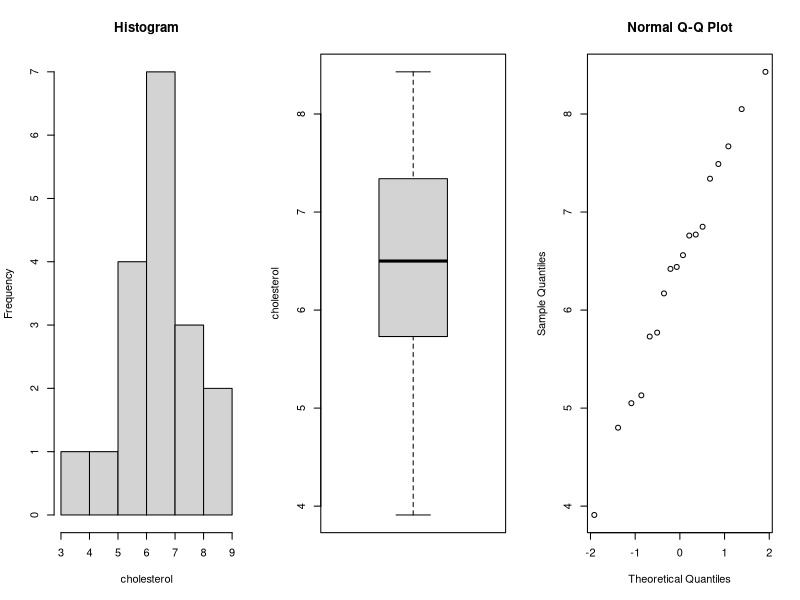
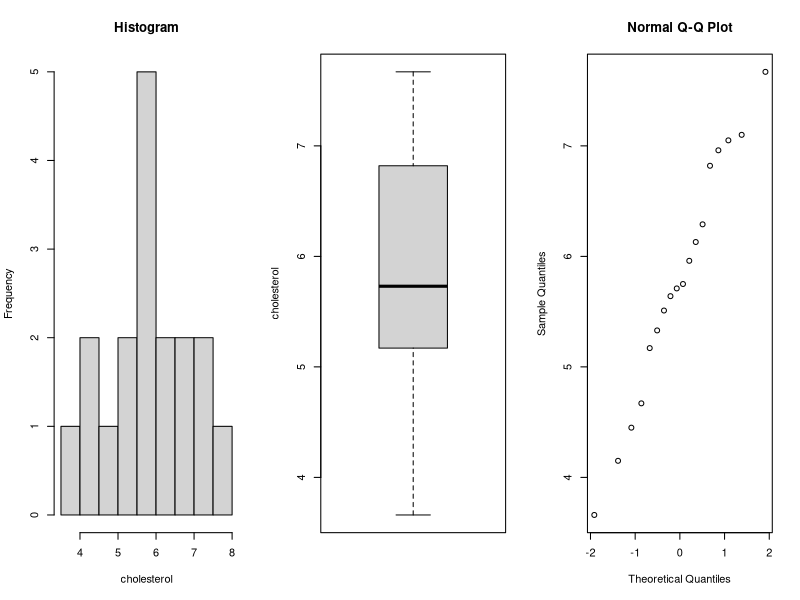
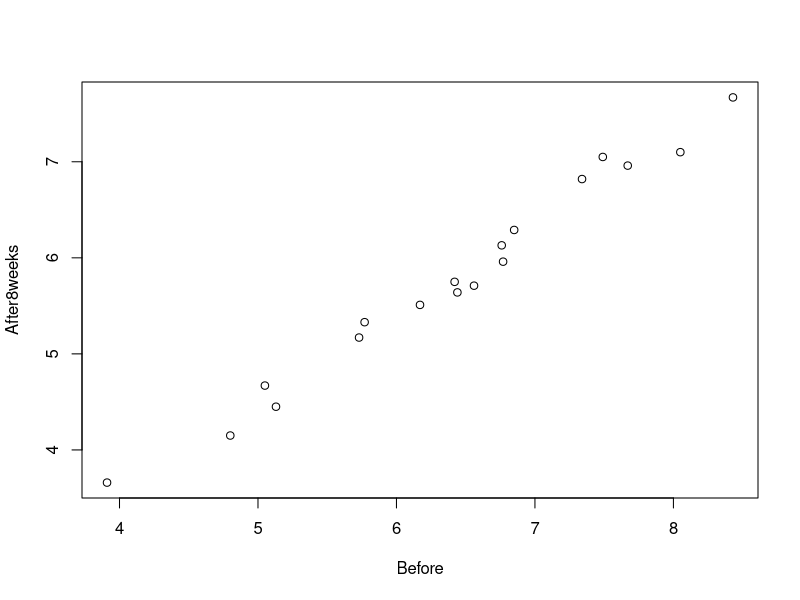
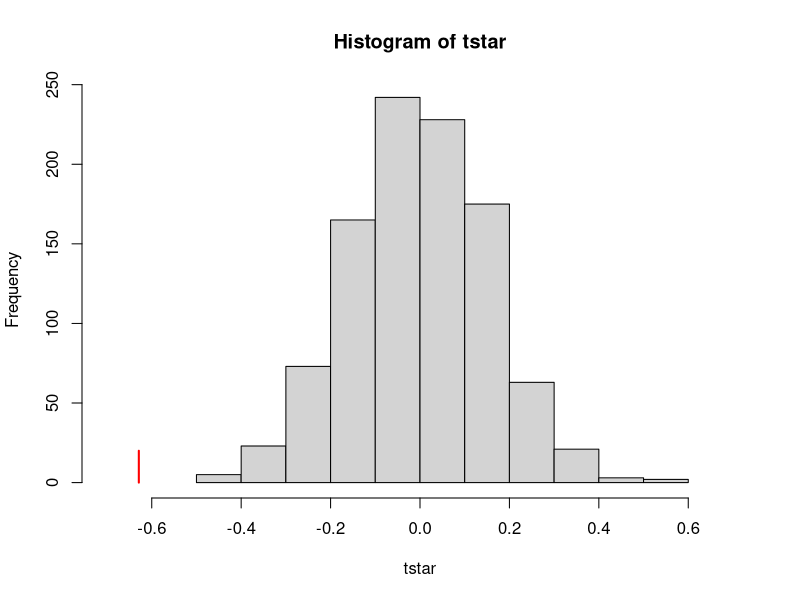
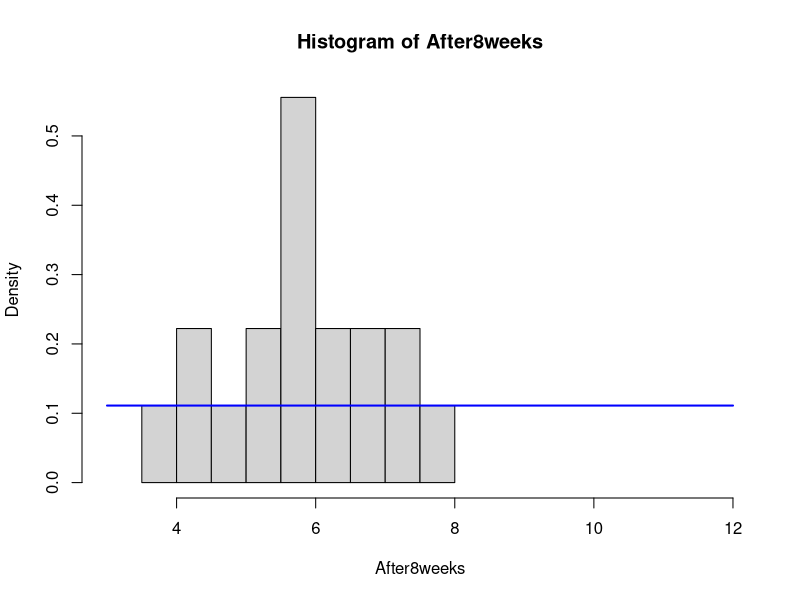
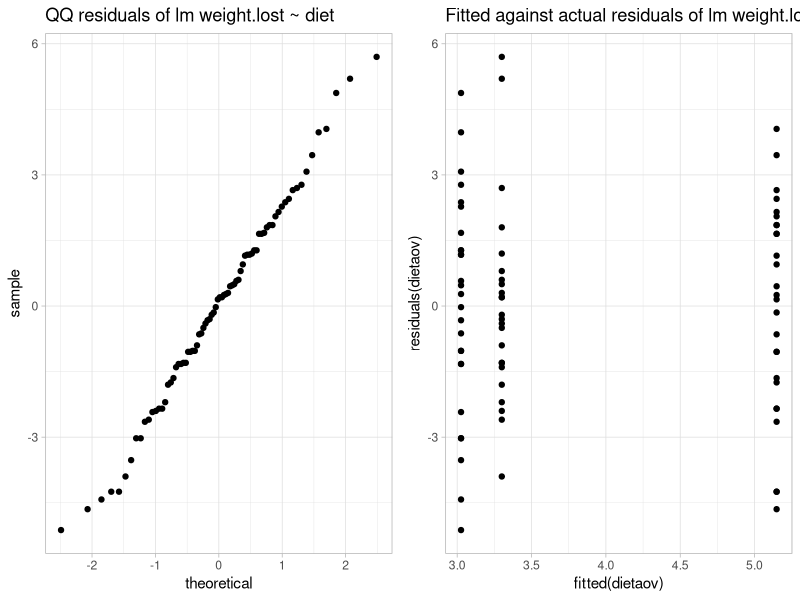
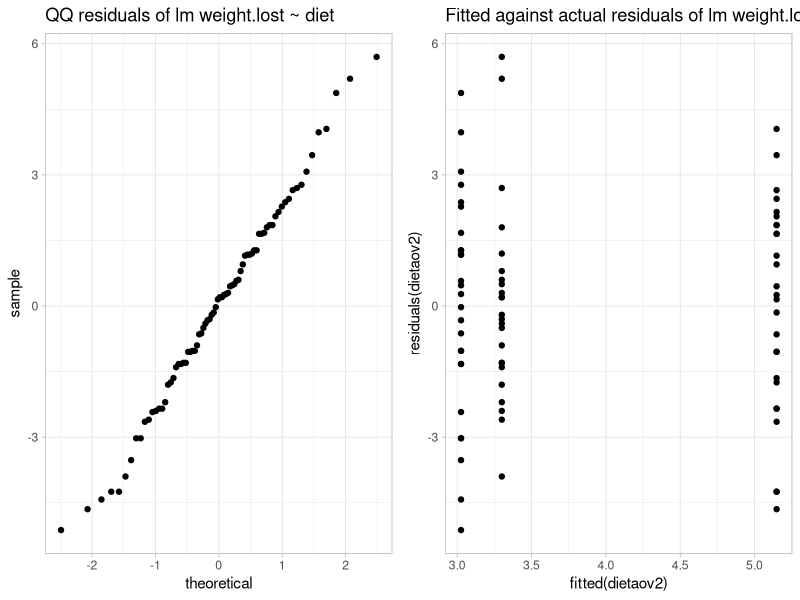
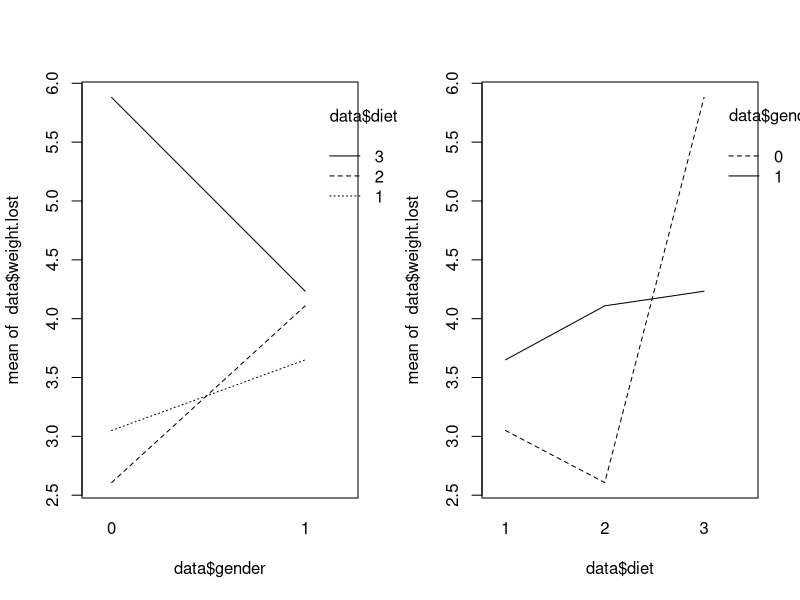

These charts were generated, in order, by the following R code:
## ---- chunk 1
knitr::opts_chunk$set(echo = TRUE)
options(digits=3)
library(ggplot2)
library(readr)
library(gridExtra)
library(viridis)
library(reshape2)   
library(dplyr)
## ---- chunk 2
data=read.table(file="cholesterol.txt",header=TRUE)
Before = data$Before
After8weeks = data$After8weeks
## ---- chunk 3
par(mfrow=c(1,3))

summary(Before)

hist(Before,xlab='cholesterol', main='Histogram')
boxplot(Before, ylab='cholesterol')
qqnorm(Before)
## ---- chunk 4
par(mfrow=c(1,3))

summary(After8weeks)
hist(After8weeks, xlab='cholesterol', main='Histogram')
boxplot(After8weeks, ylab='cholesterol')
qqnorm(After8weeks)

par(mfrow=c(1,1))
## ---- chunk 5
cor(Before,After8weeks)
## ---- chunk 6
plot(Before,After8weeks)
## ---- chunk 7
p=t.test(After8weeks, Before, paired = TRUE)[[3]]; p
## ---- chunk 8
p=wilcox.test(After8weeks, Before, paired = TRUE)[[3]]; p
## ---- chunk 9
mystat=function(x,y) {mean(x-y)}
B=1000; tstar=numeric(B)
for (i in 1:B) {
  dietstar=t(apply(cbind(After8weeks,Before),1,sample))
  tstar[i]=mystat(dietstar[,1],dietstar[,2]) }
myt=mystat(After8weeks,Before)

myt
## ---- chunk 10
hist(tstar, xlim=c(-0.7,0.7))
lines(rep(myt,2),c(0,20), col="red",lwd=2)
## ---- chunk 11
pl=sum(tstar<myt)/B
pr=sum(tstar>myt)/B
p=2*min(pl,pr); p
## ---- chunk 12
x.bar = mean(After8weeks)
theta.hat = 2 * x.bar - 3
## ---- chunk 13
z = qnorm(0.975) 
sigma = sqrt(((theta.hat - 3)^2)/(12*18))
me = z * sigma

ci = c(theta.hat - me, theta.hat + me)
ci
## ---- chunk 14
hist(After8weeks, freq = FALSE, xlim = c(3, 12))
curve(dunif(x, min = 3, max = 12), add = TRUE, col="blue", lwd = 2)
## ---- chunk 15
H0=rep(1, 9)
for(theta in 4:12){
  n=length(After8weeks); t=max(After8weeks)
  B=1000; Tstar=numeric(B)
  for(i in 1:B) {
   Xstar=runif(n,3,theta)
   Tstar[i]=max(Xstar)}
  pl=sum(Tstar<t)/B;pr=sum(Tstar>t)/B
  p=2*min(pl,pr)
  if(p<0.05){H0[theta-3]=0}}
H0
## ---- chunk 16
H0=rep(1,9)
for(theta in 4:12){
  n=length(After8weeks)
  sample=runif(n,3,theta)
  p=ks.test(After8weeks,sample)$p.value
  if(p<0.05){H0[theta-3]=0}
}
H0
## ---- chunk 17
p=wilcox.test(After8weeks,mu=6,alt="l")[[3]]; p
## ---- chunk 18
n=sum(After8weeks<4.5)
prop=n/length(After8weeks);prop
## ---- chunk 19
data <- read.table(file= 'diet.txt', header=TRUE)
#View(data)
## ---- chunk 20
data$weight.lost <- 0
for (i in 1:78) {
  data$weight.lost[i] <- data$preweight[i] - data$weight6weeks[i]
}
head(data) #shows that weight.lost column has been added
summary(data) #inspect data
## ---- chunk 21
t.test(data$preweight, data$weight6weeks, data = data, paired = TRUE)
## ---- chunk 22
data$diet <- as.factor(data$diet) # diet is numerical but needs to be factor for ANOVA
is.factor(data$diet) # True
summary(data$diet) #design is not balanced

# treatment parametrization, diet1 is base level
dietaov <- lm(weight.lost ~ diet, data=data)
anova(dietaov)
summary(dietaov)

# sum parametrization
contrasts(data$diet)=contr.sum
dietaov2 <- lm(weight.lost ~ diet, data=data)
anova(dietaov2)
summary(dietaov2)

# t-test
data_diet2 <- data[data$diet == 2,]
data_diet3 <- data[data$diet == 3,]
names(data_diet3)[8]<- paste("weight.lost2")
data_diet23 <- cbind(data_diet2,data_diet3)
t.test(data_diet23$weight.lost, data_diet23$weight.lost2, data = data_diet23, paired = FALSE)
## ---- chunk 23
qq_aovres1 <- ggplot(data) + geom_qq(aes(sample=residuals(dietaov)))  + theme_light()  + labs(title="QQ residuals of lm weight.lost ~ diet")
scatter_aovres1 <- ggplot(dietaov, aes(fitted(dietaov), residuals(dietaov))) + geom_point() + theme_light() + labs(title="Fitted against actual residuals of lm weight.lost ~ diet")

grid.arrange(qq_aovres1, scatter_aovres1, ncol=2)

qq_aov2res2 <- ggplot(data) + geom_qq(aes(sample=residuals(dietaov2)))  + theme_light()  + labs(title="QQ residuals of lm weight.lost ~ diet")
scatter_aov2res2 <- ggplot(dietaov2, aes(fitted(dietaov2), residuals(dietaov2))) + geom_point() + theme_light() + labs(title="Fitted against actual residuals of lm weight.lost ~ diet")

grid.arrange(qq_aov2res2, scatter_aov2res2, ncol=2)
## ---- chunk 24
data$gender <- as.factor(data$gender)
is.factor(data$gender) # TRUE

genderaovm <- lm(weight.lost ~ diet + gender, data = data) # main effects
anova(genderaovm)

genderaovi <- lm(weight.lost ~ diet * gender, data = data) # interaction effects
anova(genderaovi)
## ---- chunk 25
par(mfrow=c(1,2))
interaction.plot(data$gender, data$diet, data$weight.lost)
interaction.plot(data$diet, data$gender, data$weight.lost)
## ---- chunk 26
par(mfrow=c(1,2))
qqnorm(residuals(genderaovm))
scatter_genderaovm <- ggplot(genderaovm, aes(fitted(genderaovm), residuals(genderaovm))) + geom_point() + theme_light() + labs(title="Fitted against actual residuals of lm weight.lost ~ diet + gender")

qqnorm(residuals(genderaovi))
scatter_genderaovi <- ggplot(genderaovi, aes(fitted(genderaovi), residuals(genderaovi))) + geom_point() + theme_light() + labs(title="Fitted against actual residuals of lm weight.lost ~ diet * gender")

grid.arrange(scatter_genderaovm, scatter_genderaovi, ncol=2)

## ---- chunk 27
data$height <- as.factor(data$height)
is.factor(data$height) # TRUE

heightaovm <- lm(weight.lost ~ diet + height, data = data) # main effects
anova(heightaovm)

heightaovi <- lm(weight.lost ~ diet * height, data = data) # interaction effects
anova(heightaovi)
## ---- chunk 28
par(mfrow=c(1,2))
interaction.plot(data$height, data$diet, data$weight.lost)
interaction.plot(data$diet, data$height, data$weight.lost)
## ---- chunk 29
par(mfrow=c(1,2))
qqnorm(residuals(heightaovm))
scatter_heightaovm <- ggplot(heightaovm, aes(fitted(heightaovm), residuals(heightaovm))) + geom_point() + theme_light() + labs(title="Fitted against actual residuals of lm weight.lost ~ diet + height")

qqnorm(residuals(heightaovi))
scatter_heightaovi <- ggplot(heightaovi, aes(fitted(heightaovi), residuals(heightaovi))) + geom_point() + theme_light() + labs(title="Fitted against actual residuals of lm weight.lost ~ diet * height")

grid.arrange(scatter_heightaovm, scatter_heightaovi, ncol=2)

